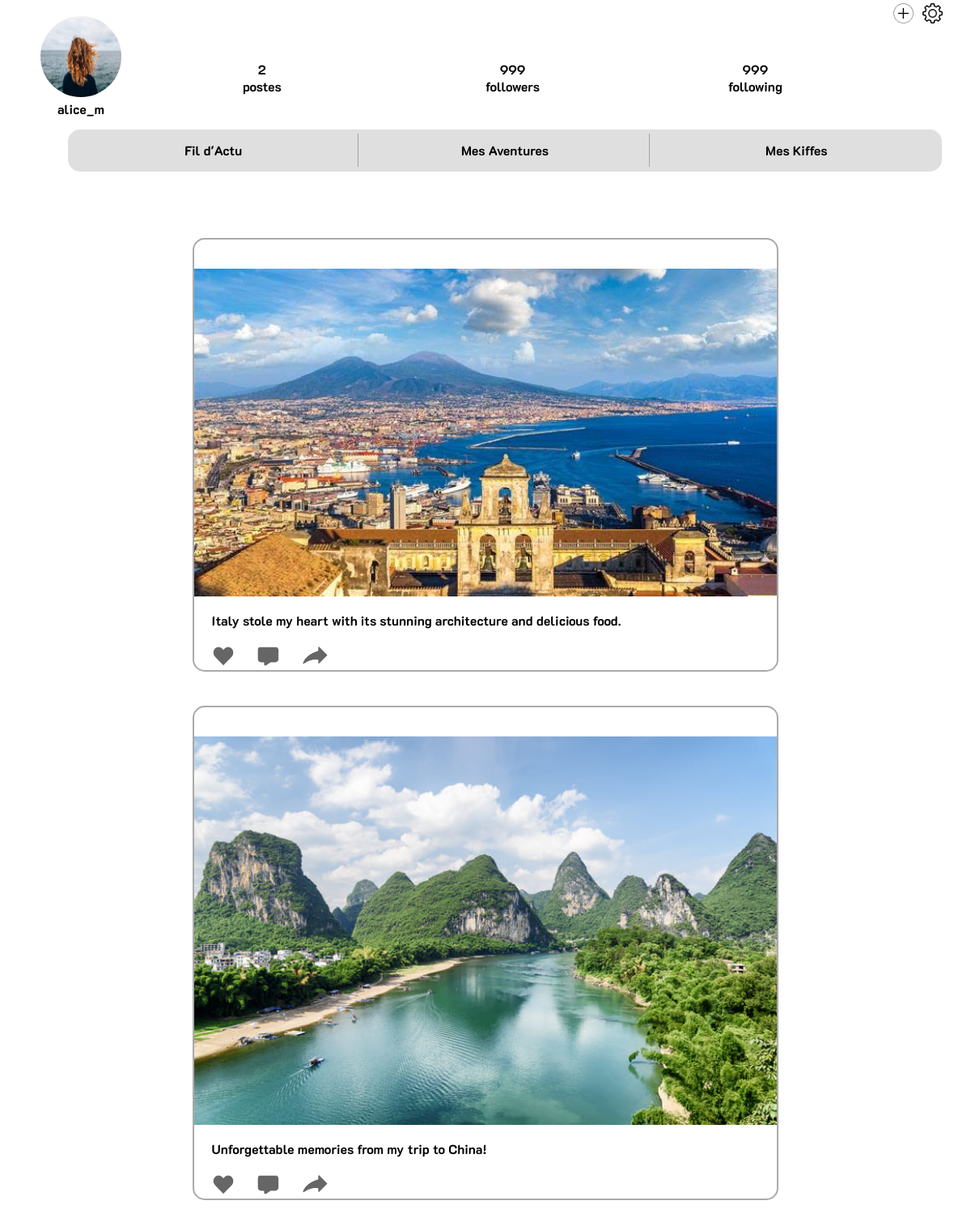
The app's page /profil.php (signed in) with its own data.
### tables this page shows
CREATE TABLE `utilisateur` (
  `id` int(11) NOT NULL,
  `prenom` varchar(50) DEFAULT NULL,
  `nom` varchar(50) DEFAULT NULL,
  `pseudo` varchar(50) DEFAULT NULL,
  `email` varchar(100) DEFAULT NULL,
  `mot_de_passe` varchar(100) DEFAULT NULL,
  `photo_profil` varchar(200) DEFAULT './images/photo_de_profil/avatar.png'
);

CREATE TABLE `post` (
  `id` int(11) NOT NULL,
  `image` varchar(200) DEFAULT NULL,
  `is_like` tinyint(1) DEFAULT NULL,
  `description` varchar(500) DEFAULT NULL,
  `id_destination` int(11) NOT NULL,
  `id_utilisateur` int(11) NOT NULL
);

### profil.php (the view, shortened to what this page needs)
<!DOCTYPE html>
<html>
<head>
	<link rel="stylesheet" type="text/css" href="style.css">
</head>
<?php
include("./fonctions_BDD.php");
$query = "SELECT pseudo, photo_profil FROM `utilisateur` WHERE id = '".$_SESSION["userID"]."';";
$result = $conn->query($query);
$row = $result->fetch_assoc();
?>
<body>
<div id="entete_contenu_profil">
        <header>
            <div id="mon_profil">
                <img src=<?php echo($row["photo_profil"]); ?>>
                <br/>
                <span>
                    <?php
                        echo($row["pseudo"]);
                    ?>
                </span>
            </div>
            <?php
                $query_post = "SELECT Count(*) AS nb_posts FROM `post` WHERE id_utilisateur = '".$_SESSION['userID']."';";
                $result_post = $conn->query($query_post);
                $row_post = $result_post->fetch_assoc();
            ?>
            <div id="mes_postes">
                <span>
                    <?php
                        echo($row_post['nb_posts']);
                    ?>
                </span>
                <br/>
                <span>postes</span>
            </div>
            <div id="followers">
                <span>999</span>
                <br/>
                <span>followers</span>
            </div>
            <div id="following">
                <span>999</span>
                <br/>
                <span>following</span>
            </div>
            <div id="plus">
                <img src=".\images\plus.jpg">
            </div>
            <div id="setting">
                <img src=".\images\setting.png">
            </div>
            <nav id = "menu" class="menu_mon_profil">
                <ul>
                    <li><a href="fil_actu.php">Fil d'Actu</a></li>
                    <li><a href="#">Mes Aventures</a></li>
                    <li><a href="#">Mes Kiffes</a></li>
                </ul>
            </nav>
        </header>
        <br>
    </div>
    <br><br><br><br><br><br><br><br><br><br><br><br><br><br>
    <?php
        include("./post_profil.php");
    ?>
    <br><br>
</body>
</html>

### post_profil.php
<?php
$query = "SELECT id_utilisateur, image, description FROM `post` WHERE id_utilisateur = '".$_SESSION['userID']."';";
$result = $conn->query($query);
while($row = $result->fetch_assoc()){
?>
<div id="poste_p">
	<div id = "poste_header_profil">
	</div>
	<div id = "poste_image">
        <img src=<?php echo($row["image"]); ?>>
    </div>
	<div id = "poste_footer">
		<div id = "poste_description"><?php echo($row["description"]); ?></div>
        <br>
		<div id = "poste_reactions">
			<div id="like"><img id="like_img" src="./images/like_off.png" onclick="like_click()"></div>
			<div id="comment"><img src="./images/comment.png"></div>
			<div id="share"><img src="./images/share.png"></div>
		</div>
	</div>
</div>
<br><br>
<?php
	}
?>

### style.css (style rules this page uses)
body { font-family: k2d; margin: 0; }
header { height: 215px; }
#menu { background-color: #DFDFDF; overflow: hidden; border-radius: 15px; width: 90%; margin: 0 auto; }
#menu ul { margin: 0; padding: 0%; list-style: none; display: flex; justify-content:space-around; border-radius: 10px; width: 100%; }
#menu li { width: 33%; }
#menu ul li { border-right: 1px solid rgba(18, 18, 18, 0.3); margin-top : 0.5%; margin-bottom : 0.5%; }
#menu ul :last-child { border-right: none; }
#menu ul li a { display: block; color: black; text-align: center; padding: 10px; text-decoration: none; border-radius: 15px; }
#poste_header_profil { padding-top: 5%; }
#poste_image { width: 100%; height: 65%; }
#poste_image img { width: 100%; height: 100%; }
#poste_footer { width: 100%; height: 20%; margin-left: 3%; margin-top: 15px; }
#poste_description { font-family: k2d; height: 55%; }
#poste_reactions { width:20%; height:30%; display: flex; justify-content: space-between; }
#entete_contenu_profil { width: 100%; height: 10%; position: fixed; background-color: white; }
#entete_contenu_profil header { background-color: white; }
#mon_profil { position: absolute; top: 20px; left: 50px; text-align: center; }
#mon_profil img { width: 100px; height: 100px; border-radius: 50%; }
#mes_postes { position: absolute; top: 75px; left: 25%; text-align: center; font-weight: bold; }
#followers { position: absolute; top: 75px; left: 50%; text-align: center; font-weight: bold; }
#following { position: absolute; top: 75px; left: 75%; text-align: center; font-weight: bold; }
#plus { position: absolute; top: 2.5%; left: 92%; }
#plus img { width: 25px; height: 25px; }
#setting { position: absolute; top: 2.25%; left: 95%; }
#setting img { width: 25px; height: 25px; }
.menu_mon_profil { position: absolute; width: 800%; top: 160px; left: 7%; }
#poste_p { width: 60%; height: 100%; border: 2px solid #aaa; border-radius: 15px; margin: auto; }

### records on screen
utilisateur: photo_profil (picture), pseudo "alice_m"
post: image (picture), description "Italy stole my heart with its stunning architecture and delicious food."
post: image (picture), description "Unforgettable memories from my trip to China!"

### other values on screen
$row_post['nb_posts'] "2"
